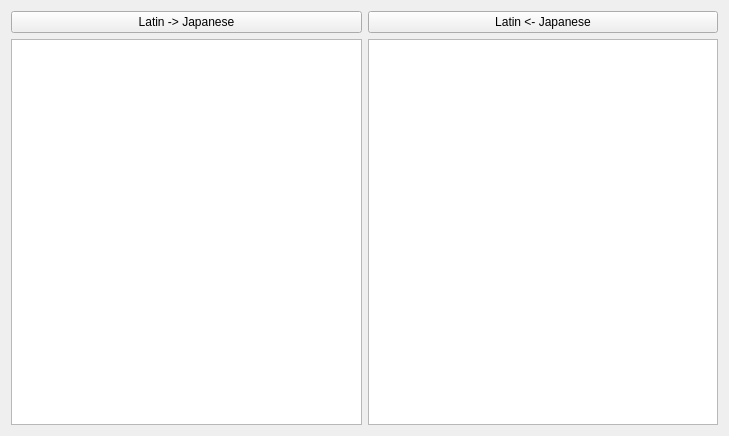
<?xml version="1.0" encoding="UTF-8"?>
<ui version="4.0">
 <class>tokijp</class>
 <widget class="QMainWindow" name="tokijp">
  <property name="geometry">
   <rect>
    <x>0</x>
    <y>0</y>
    <width>729</width>
    <height>436</height>
   </rect>
  </property>
  <property name="windowTitle">
   <string>tokijp</string>
  </property>
  <widget class="QWidget" name="centralWidget">
   <layout class="QGridLayout" name="gridLayout">
    <item row="0" column="0">
     <widget class="QPushButton" name="ltj">
      <property name="text">
       <string>Latin -&gt; Japanese</string>
      </property>
     </widget>
    </item>
    <item row="0" column="1">
     <widget class="QPushButton" name="jtl">
      <property name="text">
       <string>Latin &lt;- Japanese</string>
      </property>
     </widget>
    </item>
    <item row="1" column="0">
     <widget class="QTextEdit" name="latintext"/>
    </item>
    <item row="1" column="1">
     <widget class="QTextEdit" name="japanesetext"/>
    </item>
   </layout>
  </widget>
 </widget>
 <layoutdefault spacing="6" margin="11"/>
 <resources/>
 <connections/>
</ui>
